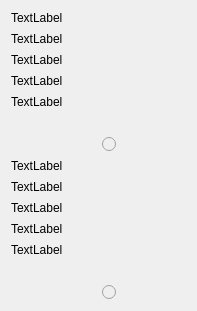
   <widget class="QWidget" name="verticalLayoutWidget_2">
    <property name="geometry">
     <rect>
      <x>800</x>
      <y>0</y>
      <width>197</width>
      <height>311</height>
     </rect>
    </property>
    <layout class="QVBoxLayout" name="players">
     <property name="spacing">
      <number>7</number>
     </property>
     <item>
      <layout class="QHBoxLayout" name="player1_info">
       <item>
        <layout class="QFormLayout" name="formLayout_3">
         <item row="0" column="0">
          <widget class="QLabel" name="label_22">
           <property name="text">
            <string>TextLabel</string>
           </property>
          </widget>
         </item>
         <item row="0" column="1">
          <widget class="QLabel" name="label_30">
           <property name="text">
            <string/>
           </property>
           <property name="pixmap">
            <pixmap resource="resource.qrc">:/prefix1/image/shaep.png</pixmap>
           </property>
          </widget>
         </item>
         <item row="1" column="0">
          <widget class="QLabel" name="label_23">
           <property name="text">
            <string>TextLabel</string>
           </property>
          </widget>
         </item>
         <item row="1" column="1">
          <widget class="QLabel" name="label_24">
           <property name="text">
            <string/>
           </property>
           <property name="pixmap">
            <pixmap resource="resource.qrc">:/prefix1/image/wheat.png</pixmap>
           </property>
          </widget>
         </item>
         <item row="2" column="0">
          <widget class="QLabel" name="label_31">
           <property name="text">
            <string>TextLabel</string>
           </property>
          </widget>
         </item>
         <item row="2" column="1">
          <widget class="QLabel" name="label_25">
           <property name="text">
            <string/>
           </property>
           <property name="pixmap">
            <pixmap resource="resource.qrc">:/prefix1/image/stone.png</pixmap>
           </property>
          </widget>
         </item>
         <item row="3" column="0">
          <widget class="QLabel" name="label_26">
           <property name="text">
            <string>TextLabel</string>
           </property>
          </widget>
         </item>
         <item row="3" column="1">
          <widget class="QLabel" name="label_27">
           <property name="text">
            <string/>
           </property>
           <property name="pixmap">
            <pixmap resource="resource.qrc">:/prefix1/image/wood.png</pixmap>
           </property>
          </widget>
         </item>
         <item row="4" column="0">
          <widget class="QLabel" name="label_28">
           <property name="text">
            <string>TextLabel</string>
           </property>
          </widget>
         </item>
         <item row="4" column="1">
          <widget class="QLabel" name="label_29">
           <property name="text">
            <string/>
           </property>
           <property name="pixmap">
            <pixmap resource="resource.qrc">:/prefix1/image/brick1.png</pixmap>
           </property>
          </widget>
         </item>
        </layout>
       </item>
       <item>
        <layout class="QVBoxLayout" name="player1">
         <item>
          <widget class="QLabel" name="picture1">
           <property name="text">
            <string/>
           </property>
           <property name="pixmap">
            <pixmap resource="resource.qrc">:/prefix1/image/player4.jpg</pixmap>
           </property>
          </widget>
         </item>
         <item>
          <widget class="QLabel" name="name1">
           <property name="text">
            <string/>
           </property>
          </widget>
         </item>
         <item>
          <widget class="QRadioButton" name="radioButton_3">
           <property name="enabled">
            <bool>false</bool>
           </property>
           <property name="text">
            <string/>
           </property>
          </widget>
         </item>
        </layout>
       </item>
      </layout>
     </item>
     <item>
      <layout class="QHBoxLayout" name="player2_info">
       <item>
        <layout class="QFormLayout" name="formLayout_4">
         <item row="0" column="0">
          <widget class="QLabel" name="label_32">
           <property name="text">
            <string>TextLabel</string>
           </property>
          </widget>
         </item>
         <item row="0" column="1">
          <widget class="QLabel" name="label_33">
           <property name="text">
            <string/>
           </property>
           <property name="pixmap">
            <pixmap resource="resource.qrc">:/prefix1/image/shaep.png</pixmap>
           </property>
          </widget>
         </item>
         <item row="1" column="0">
          <widget class="QLabel" name="label_34">
           <property name="text">
            <string>TextLabel</string>
           </property>
          </widget>
         </item>
         <item row="1" column="1">
          <widget class="QLabel" name="label_35">
           <property name="text">
            <string/>
           </property>
           <property name="pixmap">
            <pixmap resource="resource.qrc">:/prefix1/image/wheat.png</pixmap>
           </property>
          </widget>
         </item>
         <item row="2" column="0">
          <widget class="QLabel" name="label_36">
           <property name="text">
            <string>TextLabel</string>
           </property>
          </widget>
         </item>
         <item row="2" column="1">
          <widget class="QLabel" name="label_37">
           <property name="text">
            <string/>
           </property>
           <property name="pixmap">
            <pixmap resource="resource.qrc">:/prefix1/image/stone.png</pixmap>
           </property>
          </widget>
         </item>
         <item row="3" column="0">
          <widget class="QLabel" name="label_38">
           <property name="text">
            <string>TextLabel</string>
           </property>
          </widget>
         </item>
         <item row="3" column="1">
          <widget class="QLabel" name="label_39">
           <property name="text">
            <string/>
           </property>
           <property name="pixmap">
            <pixmap resource="resource.qrc">:/prefix1/image/wood.png</pixmap>
           </property>
          </widget>
         </item>
         <item row="4" column="0">
          <widget class="QLabel" name="label_40">
           <property name="text">
            <string>TextLabel</string>
           </property>
          </widget>
         </item>
         <item row="4" column="1">
          <widget class="QLabel" name="label_41">
           <property name="text">
            <string/>
           </property>
           <property name="pixmap">
            <pixmap resource="resource.qrc">:/prefix1/image/brick1.png</pixmap>
           </property>
          </widget>
         </item>
        </layout>
       </item>
       <item>
        <layout class="QVBoxLayout" name="player2">
         <item>
          <widget class="QLabel" name="picture2">
           <property name="text">
            <string/>
           </property>
           <property name="pixmap">
            <pixmap resource="resource.qrc">:/prefix1/image/player2.jpg</pixmap>
           </property>
          </widget>
         </item>
         <item>
          <widget class="QLabel" name="name2">
           <property name="text">
            <string/>
           </property>
          </widget>
         </item>
         <item>
          <widget class="QRadioButton" name="radioButton_4">
           <property name="enabled">
            <bool>false</bool>
           </property>
           <property name="text">
            <string/>
           </property>
          </widget>
         </item>
        </layout>
       </item>
      </layout>
     </item>
    </layout>
   </widget>
